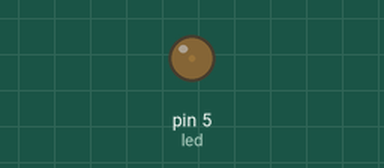
Recording of a sketch running on a simulated Arduino Uno, built with avr-gcc and run on an emulated ATmega328P. Parts: output pins drawn as LEDs (lit = HIGH).

Above: at 0.05 s.
At 0.6 s:
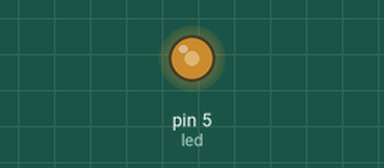
At 0.9 s:
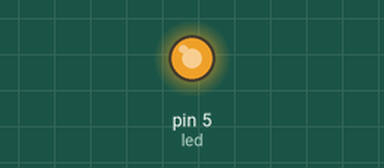
At 1.8 s:
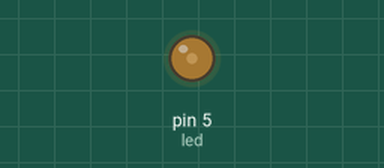
Timing chart, 0 to 4.6 s (numbered marks = the images above):
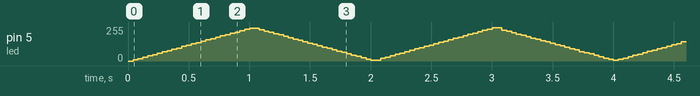

The sketch:

hello_pwm_software.ino
```cpp
// Pin 5 has an red LED connected on beyondueno
// give it a name:
int led = 5,i;

// the setup routine runs once when you press reset:
void setup() {
  // initialize the digital pin as an output.
  pinMode(led, OUTPUT);
}

// the loop routine runs over and over again forever:
void loop()
{
  for(i=5;i<=990;i++)
  {
  digitalWrite(led, HIGH);   // turn the LED on (HIGH is the voltage level)
  delayMicroseconds(i);
  digitalWrite(led, LOW);    // turn the LED off by making the voltage LOW
  delayMicroseconds(1000-i);
  }
  for(i=990;i>=5;i--)
  {
  digitalWrite(led, HIGH);   // turn the LED on (HIGH is the voltage level)
  delayMicroseconds(i);
  digitalWrite(led, LOW);    // turn the LED off by making the voltage LOW
  delayMicroseconds(1000-i);
  }
}
```
